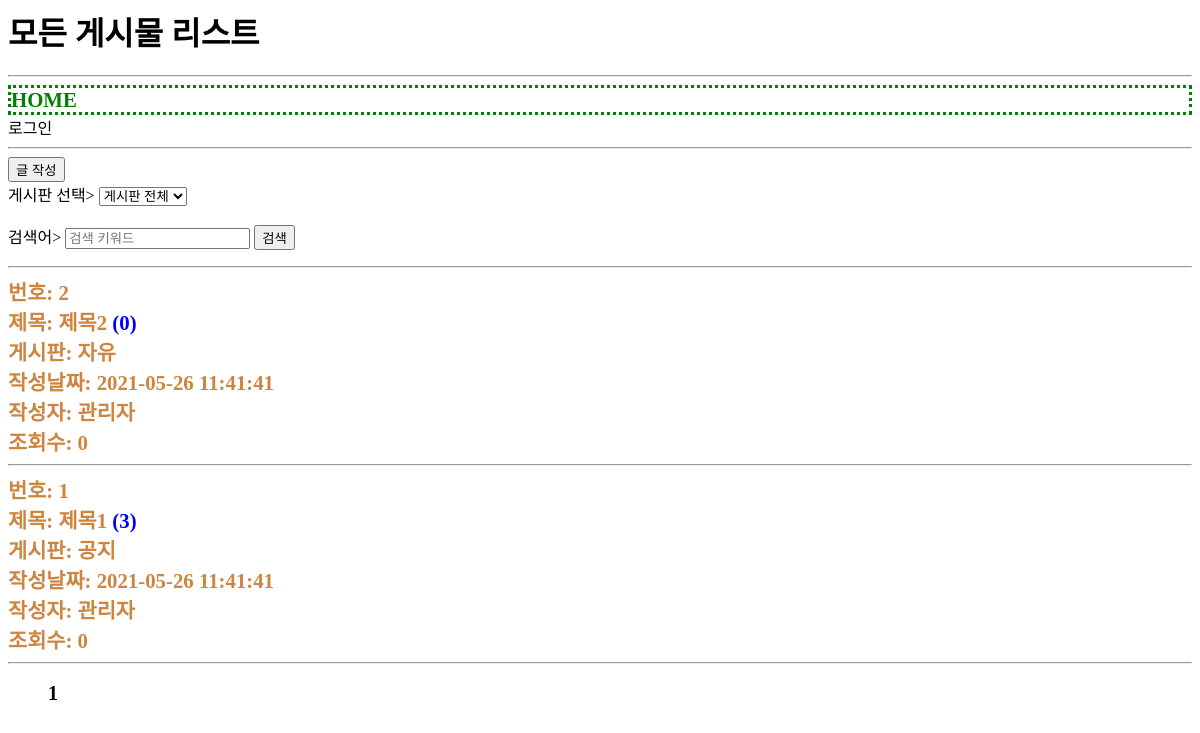
Screenshot of /usr/article/list.php with the database file from the repository.
### tables this page shows
CREATE TABLE article(
	id INT(10) UNSIGNED NOT NULL PRIMARY KEY AUTO_INCREMENT,
	regDate DATETIME NOT NULL,
	updateDate DATETIME NOT NULL,
	memberId INT(10) UNSIGNED NOT NULL,
	boardId INT(10) UNSIGNED NOT NULL,
	liked INT(10) UNSIGNED NOT NULL,
	`count` INT(10) UNSIGNED NOT NULL,
	title VARCHAR(100) NOT NULL,
	`body` TEXT NOT NULL
);

CREATE TABLE board(
    id INT(10) UNSIGNED NOT NULL PRIMARY KEY AUTO_INCREMENT,
    regDate DATETIME NOT NULL,
    updateDate DATETIME NOT NULL,
    memberId INT(10) UNSIGNED NOT NULL,
    `name` VARCHAR(100) NOT NULL,
    `code` VARCHAR(100) NOT NULL
);

CREATE TABLE `member`(
	id INT(10) UNSIGNED NOT NULL PRIMARY KEY AUTO_INCREMENT,
	delStatus INT(1) UNSIGNED NOT NULL,
	regDate DATETIME NOT NULL,
	updateDate DATETIME NOT NULL,
	loginId CHAR(20) NOT NULL,
	loginPw CHAR(100) NOT NULL,
	`name` CHAR(20) NOT NULL,
	nickname CHAR(20) NOT NULL,
	cellphoneNo CHAR(20) NOT NULL,
	email CHAR(100) NOT NULL
);

### util.php (called while the page is built, shortened)
<?php
function DB__getRow($sql) {
  global $dbConn;
  $rs = mysqli_query($dbConn, $sql);
  $row = mysqli_fetch_assoc($rs);
  return $row;
}
?>

### usr/article/list.php (the view, shortened to what this page needs)
<?php
require_once $_SERVER['DOCUMENT_ROOT'].'/webInit.php';
if(isset($_GET["page"])){
    $page = $_GET["page"];
} else {
    $page = 1;
}
?>
<?php
if(isset($_GET['boardId'])){
    if($_GET['boardId'] != 0){
    $boardId = $_GET['boardId'];
    $sqlGetBoard = "
    SELECT * FROM board
    WHERE id = ${boardId};
    ";
    $board = DB__getRow($sqlGetBoard);
    if($board != null){
        $loginPage = true;
        $pageTitle = "${board['name']}게시판의 게시물 리스트";
        $sqlBoardFilter = "and boardId = ${boardId}";
    }else{
        $loginPage = true;
        $pageTitle = "존재하지 않는 게시판";
        echo "${boardId}번 게시판은 존재하지 않습니다.";
        exit;
    }
}else {
    $boardId = 0;
    $sqlBoardFilter = "";
}
}else{
    $boardId = 0;
    $sqlBoardFilter = "";
}
if(!empty($_GET['searchKeyword'])){
    $searchKeyword = $_GET['searchKeyword'];
    $sqlSearchKeywordFilter = "
    and title like '%${searchKeyword}%'
    or `body` like '%${searchKeyword}%'";
}else{
    $searchKeyword = "";
    $sqlSearchKeywordFilter = "";
}
    $sqlGetAllArticles = "
    SELECT * FROM article
    WHERE 1=1
    ".$sqlBoardFilter.$sqlSearchKeywordFilter;
                    $allArticles = mysqli_query($dbConn, $sqlGetAllArticles);
                    $total_record = mysqli_num_rows($allArticles);
                    $itemCountInAPage = 5;
                    $block_cnt = 5;
                    $block_num = ceil($page / $block_cnt);
                    $block_start = (($block_num - 1) * $block_cnt) + 1;
                    $block_end = $block_start + $block_cnt - 1;
                    $total_page = ceil($total_record / $itemCountInAPage);
                    if($block_end > $total_page){
                        $block_end = $total_page;
                    }
                    $article_start = ($page - 1) * $itemCountInAPage;
                    $sqlGetArticles = "
                    SELECT * FROM article
                    WHERE 1=1
                    $sqlBoardFilter$sqlSearchKeywordFilter
                    ORDER BY id DESC
                    LIMIT $article_start, $itemCountInAPage;
                    ";
                    $countCheck = mysqli_query($dbConn, $sqlGetAllArticles);
                    $queryGetArticles = mysqli_query($dbConn ,$sqlGetArticles);
?>
<?php
require_once __DIR__ . '/../head.php';
?>
<a href="write.php"><button>글 작성</button></a>
<form action="list.php">
<span>게시판 선택>
<select name="boardId">
<option value="0">게시판 전체</option>
</select>
</span>
<br>
<br>
<span>
검색어>
<input placeholder="검색 키워드" type="search" name="searchKeyword">
</span>
<input type="submit" value="검색">
</form>
<hr>
                    <?php
                    if(mysqli_num_rows($countCheck) != 0){
                    while($article = $queryGetArticles -> fetch_array()){
                        $articleMemberId = $article['memberId'];
                        $articleBoardId = $article['boardId'];
                        $articleId = $article['id'];
                        $sqlGetMember = "
                        SELECT * FROM `member`
                        WHERE id = ${articleMemberId};
                        ";
                        $sqlGetBoard = "
                        SELECT * FROM board
                        WHERE id = ${articleBoardId};
                        ";
                        $sqlGetReplyCount = "
                        SELECT * FROM reply
                        WHERE relId = ${articleId};
                        ";
                        $board = DB__getRow($sqlGetBoard);
                        $member = DB__getRow($sqlGetMember);
                        $queryGetReplyCount = mysqli_query($dbConn, $sqlGetReplyCount);
                        $replyCount = mysqli_num_rows($queryGetReplyCount);
                    ?>
                <nav class="line">
                <a href="detail.php?id=<?=$articleId?>" class="article_section">
                    <div>번호: <?=$article['id']?></div>
                    <div>
                        <div>제목: <?=$article['title']?> <span style="color:blue;">(<?=$replyCount?>)</span></div>
                        <div>
                            <div>게시판: <?=$board['name']?></div>
                            <div>작성날짜: <?=$article['regDate']?></div>
                            <div>작성자: <?=$member['nickname']?></div>
                            <div>조회수: <?=$article['count']?></div>
                    </div>
                    </div>
                </a>
                </nav>
                <hr>
                    <?php
                    }
                    ?>
                <?php }else{ echo "검색 결과와 일치하는 게시물이 없습니다.";  }?>
                <nav  class="page-items-cover">
                    <ul  class="page-items row">
                        <?php
                            for($i = $block_start; $i <= $block_end; $i++){
                                if($page == $i){
                                    echo "<li class='page-item cell'><a disabled><b style='color: black; font-size:20px;'> $i </b></a></li>";
                                } else {
                                    echo "<li class='page-item cell'><a href='/usr/article/list.php?page=$i&boardId=$boardId&searchKeyword=$searchKeyword'><b style='color:blue;'> ($i) </b></a></li>";
                                }
                            }
                        ?>
                    </ul>
                </nav>
    <br>
    <br>
    <br>
<?php
require_once __DIR__.'/../foot.php';
?>

### common.css (style rules this page uses)
body, ul, li { list-style: none; }
a { text-decoration: none; color: inherit; }
.row::after { content: ""; clear: both; display: block; }
.cell { float: left; }
div { font-size:1.3rem; font-weight: bold; color: peru; }
.page-items { font-size: 18px; }

### rows the page displays
article: id "2", title "제목2", replyCount "0", boardId.name "자유", regDate "2021-05-26 11:41:41", memberId.nickname "관리자", count "0"
article: id "1", title "제목1", replyCount "3", boardId.name "공지", regDate "2021-05-26 11:41:41", memberId.nickname "관리자", count "0"

### other values shown
$pageTitle "모든 게시물 리스트"
